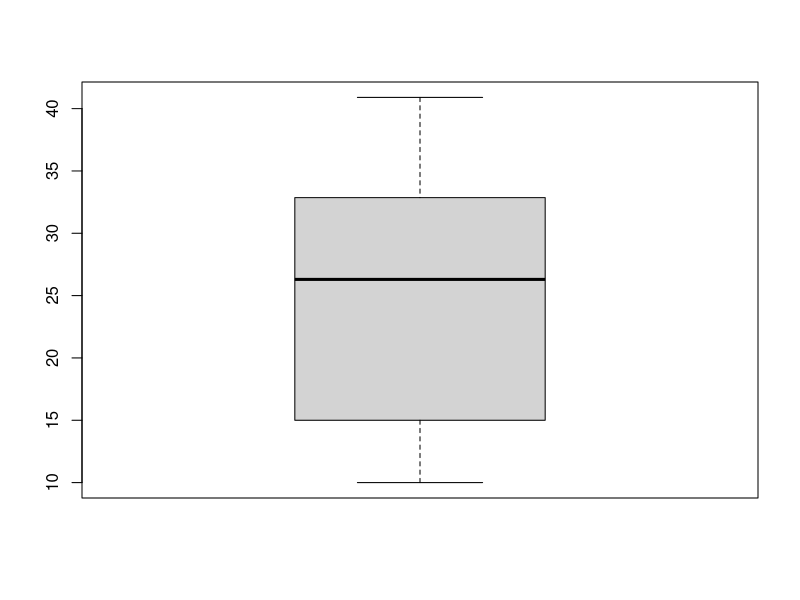
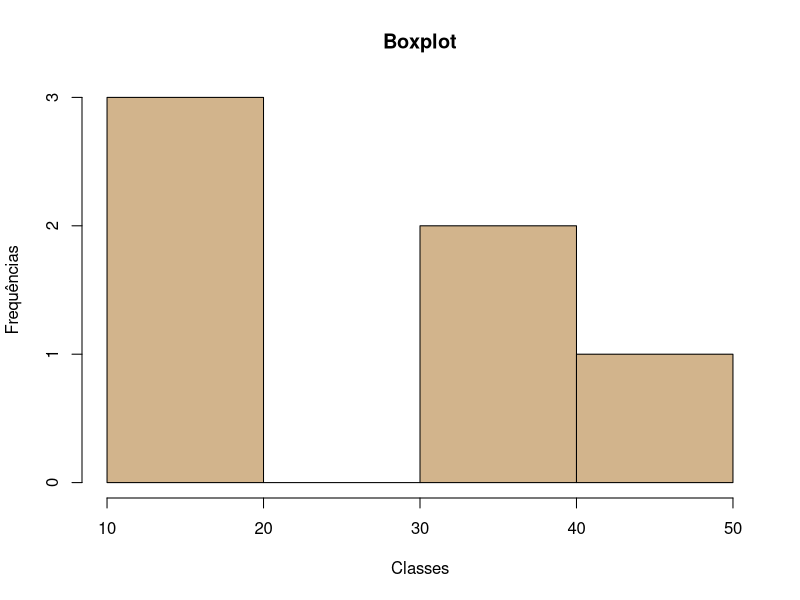

These figures' R source, in order:
## ---- chunk 1
# Soma
2+2

# Subtração
4-2

# Multiplicação
2*3

# Divisão
4/2

# Exponenciação
2^3
## ---- chunk 2

## ---- chunk 3
# Raiz quadrada
sqrt(x=9)

# Combinação de 10 elementos tomados 2 a 2
choose(n=10, k=2)

# e^x
exp(2)

# Logarítmo natural
log(1)
## ---- chunk 4
sqrt(x = log(x = 10))
## ---- chunk 5
# Criar o objeto x
x <- 2

# Imprimir o objeto x
x

# Operações com o objeto x
x^2
x+x

# Apagar o objeto x
rm(x)

# Criar o vetor y
y <- c(2, 5, 10, 11.3, 12)

# Imprimir o vetor y
y

# Elevar o vetor y ao quadrado
y^2

# Apagar o vetor y
rm(y)

# Criar o vetor 'notas'
notas <- c(60, 50, 20, 50, 90)

# Ordenar o vetor 'notas'
notas <- sort(notas)

# Imprimir o vetor 'notas'
notas
## ---- chunk 6

## ---- chunk 7
# Igualdade
2 == 2
2 == 5
"a" == "a"
"a" == "A"

# Maior
2 > 3
2 >= 3

# Menor
2 < 4
2 <= 1
c(1,2,2,4,7,10) < 7
## ---- chunk 8
# Importar o arquivo 'notas.csv'
dados <- read.csv2(file = "data/notas.csv", header = TRUE)
## ---- chunk 9
# Estrutura do objeto
str(dados)

# Listar os nomes das variáveis
names(dados)

# Imprimir as seis primeiras linhas
head(dados)

# Imprimir as seis últimas linhas
tail(dados)
## ---- chunk 10
dados$nota 
## ---- chunk 11

## ---- chunk 12
# Importar o arquivo 'notas.csv'
dados <- read.csv2(file = "data/notas.csv", header = TRUE)

# Média
mean(dados$nota)

# Mediana
median(dados$nota)

# Variância
var(dados$nota)

# Desvio padrão
sd(dados$nota)

# Valor máximo
max(dados$nota)

# Valor mínimo
min(dados$nota)

# Amplitude
range(dados$nota)

# Coeficiente de variação
sd(dados$nota)/mean(dados$nota)

# Quartis
quantile(dados$nota)

# Sumário
summary(dados$nota)

# Boxplot
boxplot(dados$nota)

# Histograma
hist(dados$nota, main = "Boxplot", xlab = "Classes", ylab = "Frequências", col = "tan")
## ---- chunk 13
normal <- rnorm(1000)



